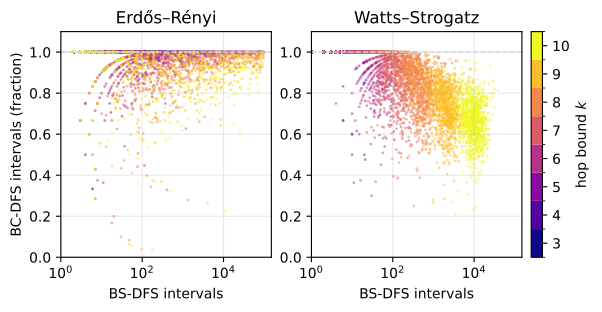

This figure's Python source:
import math
import random
import networkx as nx
import numpy as np
from itertools import islice
import matplotlib.pyplot as plt
from matplotlib.colors import BoundaryNorm
from collections import Counter

from bsdfs import bsdfs
from bcdfs import bcdfs

import sys

if any("pydevd" in m for m in sys.modules):
    print("### debug mode - reduced data set, for preview only ###")
    ISLICE = 10_000
    RUNS = 100
else:
    ISLICE = 100_000
    RUNS = 1_000
print(f"{RUNS=} {ISLICE=}")

K_VALUES = range(3, 11)


def gen_er(run):
    rng = random.Random(42 + run)
    n = rng.randint(6, 30)
    m = int(n * math.exp(rng.uniform(0, math.log(n-1))))
    G = nx.gnm_random_graph(n, m, directed=True, seed=rng)
    s, t = rng.sample(list(G.nodes), 2)
    return G, s, t


def gen_ws(run):
    rng = random.Random(73 + run)
    n = 1000
    d = 6
    p = 0.2
    H = nx.watts_strogatz_graph(n, d, p, seed=rng)
    G = nx.DiGraph(H)
    s, t = rng.sample(list(G.nodes), 2)
    return G, s, t


def print_totals(title, totals):
    print(f"{'k':>3} {'n':>6} {'trunc':>6} {'BS paths':>12} {'BC paths':>12} {'missed':>8} {'worst':>8} {'lossy':>7}")
    for k in K_VALUES:
        c = totals[k]
        if not c["n"]:
            print(f"{k:>3} {0:6,} {c['truncated']:6,} -- all instances truncated --")
            continue
        print(f"{k:>3} {c['n']:6,} {c['truncated']:6,} {c['bs']:12,} {c['bc']:12,}"
              f" {100*(1-c['bc']/c['bs']):7.2f}% {c['worst']:8.3f} {100*c['lossy']/c['n']:6.1f}%")      


def make_ax(ax, title, graph_generator):
    cmap = plt.get_cmap("plasma")
    ks = list(K_VALUES)

    data = {k: [] for k in K_VALUES}
    totals = {k: Counter() for k in K_VALUES}
    for run in range(RUNS):
        G, s, t = graph_generator(run)
        n, m = G.number_of_nodes(), G.number_of_edges()
        for k in ks:
            paths1 = list(islice(bsdfs(G, s, t, k), ISLICE))
            if len(paths1) >= ISLICE:
                totals[k].update(truncated=1)
                continue
            paths2 = list(islice(bcdfs(G, s, t, k), ISLICE))
            iv1 = len(paths1) + 1   # number of intervals
            iv2 = len(paths2) + 1   # number intervals
            print(f"{run=:8} {n=:4} {m=:4} {k=:4} {len(paths1)=:10} {len(paths2)=:10}")
            x = iv1
            y = iv2 / iv1
            data[k].append((x, y))
            totals[k].update(n=1, lossy=(iv2 < iv1), bs=iv1, bc=iv2, truncated=0)

    for i, k in enumerate(ks):
        if not data[k]:
            continue
        xs, ys = zip(*data[k])
        ax.scatter(xs, ys, s=4, alpha=0.5, lw=0, color=cmap(i / (len(ks) - 1)), label=f"k={k}")

    ax.set_xscale("log")
    ax.set_xlim(1, 1.5e5)
    ax.set_xlabel("BS-DFS intervals")
    ax.set_ylim(0, 1.1)
    ax.set_title(title)
    ax.grid(True, alpha=0.3)
    ax.axhline(1, color="lightgray", lw=1, ls="--")

    for k in ks:
        if data[k]:
            totals[k]["worst"] = min(y for _, y in data[k])
    return totals


def main():
    fig, axes = plt.subplots(1, 2, figsize=(5.9, 3), constrained_layout=True)
    axes[0].set_ylabel("BC-DFS intervals (fraction)")
    totals_er = make_ax(axes[0], "Erdős–Rényi", gen_er)
    totals_ws = make_ax(axes[1], "Watts–Strogatz", gen_ws)

    cmap = plt.get_cmap("plasma", len(K_VALUES))
    norm = BoundaryNorm(np.arange(min(K_VALUES)-.5, max(K_VALUES)+1.5, 1), cmap.N)

    sm = plt.cm.ScalarMappable(cmap=cmap, norm=norm); sm.set_array([])
    cb = fig.colorbar(sm, ax=axes, ticks=K_VALUES, pad=.02, fraction=.035)
    cb.set_label("hop bound $k$")

    fig.savefig("incompleteness.pdf", bbox_inches="tight")


    print_totals("Erdős–Rényi", totals_er)
    print_totals("Watts–Strogatz", totals_ws)


if __name__ == "__main__":
    main()
